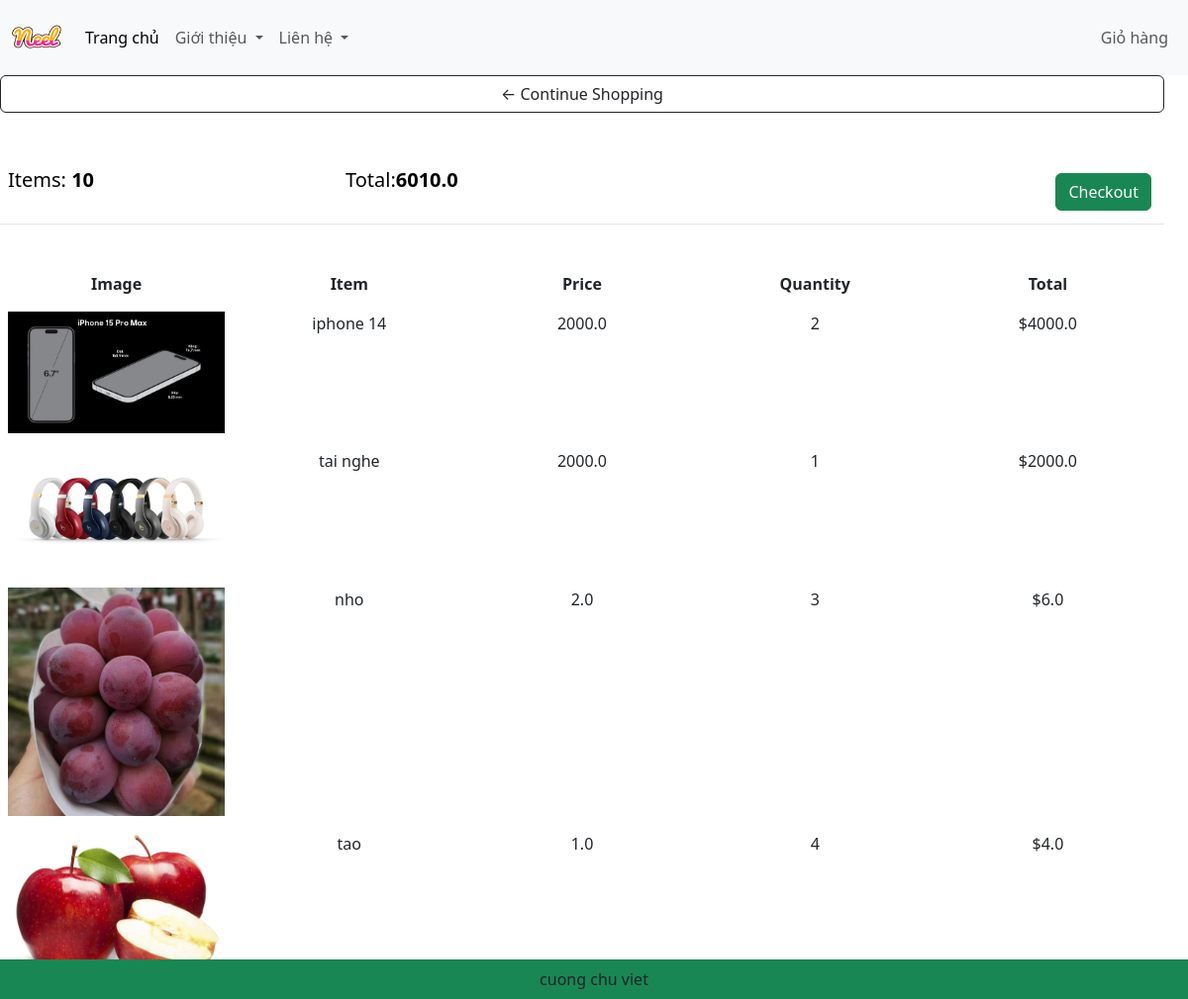
The app's page /cart/ (signed in) with its own data.
### app/models.py (models this page shows, shortened)
class Order(models.Model):
    custommer = models.ForeignKey(Customer,on_delete=models.SET_NULL,blank=True,null=True)
    date_order = models.DateTimeField(auto_now_add=True)
    complete = models.BooleanField(default=False,null=True,blank=False)
    transaction_id = models.CharField(max_length=200,null=True)
    @property
    def get_cart_items(self):
        orderitems = self.orderitem_set.all()
        total = sum([item.quantity for item in orderitems])
        return total
    @property
    def get_cart_total(self):
        orderitems = self.orderitem_set.all()
        total = sum([item.get_total for item in orderitems])
        return total

class OrderItem(models.Model):
    product = models.ForeignKey(Product,on_delete=models.SET_NULL,blank=True,null=True)
    order = models.ForeignKey(Order,on_delete=models.SET_NULL,blank=True,null=True)
    quantity = models.IntegerField(default=0,null=True,blank=True)
    date_added = models.DateTimeField(auto_now_add=True)
    @property
    def get_total(self):
        total = self.product.price * self.quantity
        return total

class Product(models.Model):
    name = models.CharField(max_length=200,null=True)
    price = models.FloatField()
    digital = models.BooleanField(default=False,null=True,blank=False)
    image = models.ImageField(null=True,blank=True)
    @property
    def ImageURL(self):
        try:
            url = self.image.url
        except:
            url = ''
        return url

### app/views.py (the view)
# urls.py: path('cart/',views.cart,name="cart"),
def cart(request):
    if request.user.is_authenticated:
        customer = request.user.customer
        order, created =Order.objects.get_or_create(custommer = customer,complete = False)
        items = order.orderitem_set.all()
    else:
        items = []
        order = {'get_cart_items':0,'get_cart_total':0}
    context = {'items':items ,'order':order}
    return render(request,'app/cart.html',context)

### app/templates/app/cart.html (shortened to what this page needs)
{% extends 'app/base.html' %}
{% load static %}
{% block cart_content %}
<div class="row" style = 'width: 100%'>
	<div class="col-lg-12">
		<div class="box-element">
			<a   class="btn btn-outline-dark" href="{% url 'home' %}">&#x2190; Continue Shopping</a>
			<br>
			<br>
			<table class="table">
				<tr>
					<th><h5>Items: <strong>{{order.get_cart_items}}</strong></h5></th>
					<th><h5>Total:<strong>{{order.get_cart_total}}</strong></h5></th>
					<th>
						<a  style="float:right; margin:5px;" class="btn btn-success" href="{% url 'checkout' %}">Checkout</a>
					</th>
				</tr>
			</table>
		</div>
		<br>
        <div class="box-element">
            <div class="cart-row">
                <div class="cart-col"><strong>Image</strong></div>
                <div class="cart-col"><strong>Item</strong></div>
                <div class="cart-col"><strong>Price</strong></div>
                <div class="cart-col"><strong>Quantity</strong></div>
                <div class="cart-col"><strong>Total</strong></div>
            </div>
            {% for item in items %}
            <div class="cart-row">
                <div class="cart-col"><img class="row-image" src="{{item.product.ImageURL}}"></div>
                <div class="cart-col"><p>{{item.product.name}}</p></div>
                <div class="cart-col"><p>{{item.product.price}}</p></div>
                <div class="cart-col">
                    <p class="quantity">{{item.quantity}}</p>
                </div>
                <div class="cart-col"><p>${{item.get_total}}</p></div>
            </div>
            {%endfor%}
        </div>
	</div>
</div>
{% endblock cart_content %}

### app/templates/app/base.html (shortened to what this page needs)
<!DOCTYPE html>
{% load static %}
<html>
    <head>
        <link href="https://cdn.jsdelivr.net/npm/bootstrap@5.3.2/dist/css/bootstrap.min.css" rel="stylesheet">
        <link href-"{% static 'app/css/style.css' %}}" rel = "stylesheet" />
        <link href-"{% static 'app/css/owl.carousel.min.css' %}}" rel = "stylesheet" />
        <link href-"{% static 'app/css/all.min.css' %}}" rel = "stylesheet" />
        <link href-"{% static 'app/main.css' %}}" rel = "stylesheet" />
        <link rel="stylesheet" href="">
    </head>
    <body>
        <nav class="navbar navbar-expand-lg bg-body-tertiary">
            <div class="container-fluid">
              <a class="navbar-brand" href="#">
                <img src=" {% static 'app/images/Neel.png' %}" width = "50"  height = "50" />
              </a>
              <div class="collapse navbar-collapse" id="navbarSupportedContent">
                <ul class="navbar-nav me-auto mb-2 mb-lg-0">
                  <li class="nav-item">
                    <a class="nav-link active" aria-current="page" href="{% url 'home' %}">Trang chủ</a>
                  </li>
                  <li class="nav-item dropdown">
                    <a class="nav-link dropdown-toggle" href="#" role="button" data-bs-toggle="dropdown" aria-expanded="false">
                      Giới thiệu
                    </a>
                    <li class="nav-item dropdown">
                      <a class="nav-link dropdown-toggle" href="#" role="button" data-bs-toggle="dropdown" aria-expanded="false">
                        Liên hệ
                      </a>
                    </li>
                </ul>
              </div>
              <ul class="navbar-nav me-auto mb-2 mb-lg-0">
                <li class="nav-item">
                  <a class="nav-link" href="{% url 'cart' %}">Giỏ hàng</a>
                </li>
              </ul>
            </div>
          </nav>
        {% block cart_content %}{% endblock cart_content %}
        <footer class="container--fluid bg-success text-center fixed-bottom p-2 mt-5">
            cuong chu viet
        </footer>
    </body>
</html>

### app/templates/app/cart.html (style rules this page uses)
.box-element { display: flex; flex-direction: column; }
.cart-row { display: flex; flex-direction: row; }
.cart-col { flex: 1; padding: 8px; text-align: center; }
.row-image { max-width: 100%; height: auto; }

### records on screen
Order: get_cart_items "10", get_cart_total "6010.0"
OrderItem: product.ImageURL (picture), product.name "iphone 14", product.price "2000.0", quantity "2", get_total "4000.0"
OrderItem: product.ImageURL (picture), product.name "tai nghe", product.price "2000.0", quantity "1", get_total "2000.0"
OrderItem: product.ImageURL (picture), product.name "nho", product.price "2.0", quantity "3", get_total "6.0"
OrderItem: product.ImageURL (picture), product.name "tao", product.price "1.0", quantity "4", get_total "4.0"
